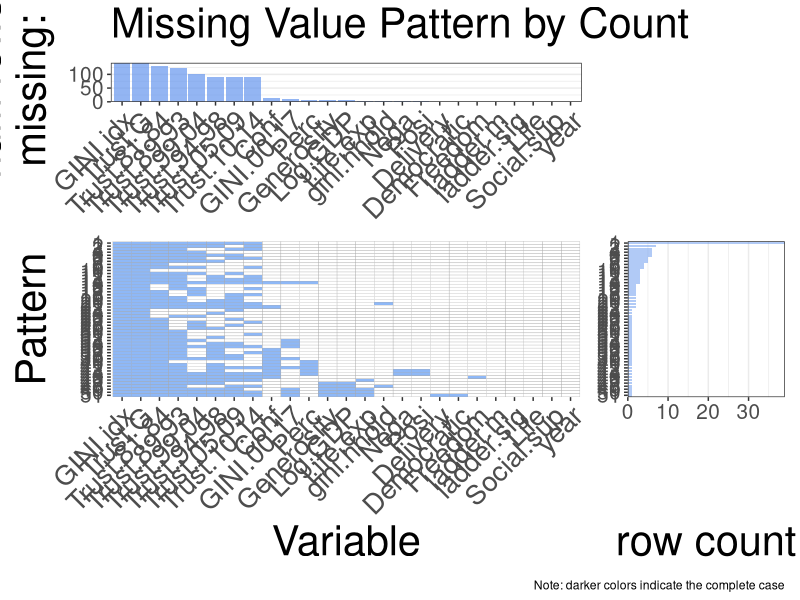
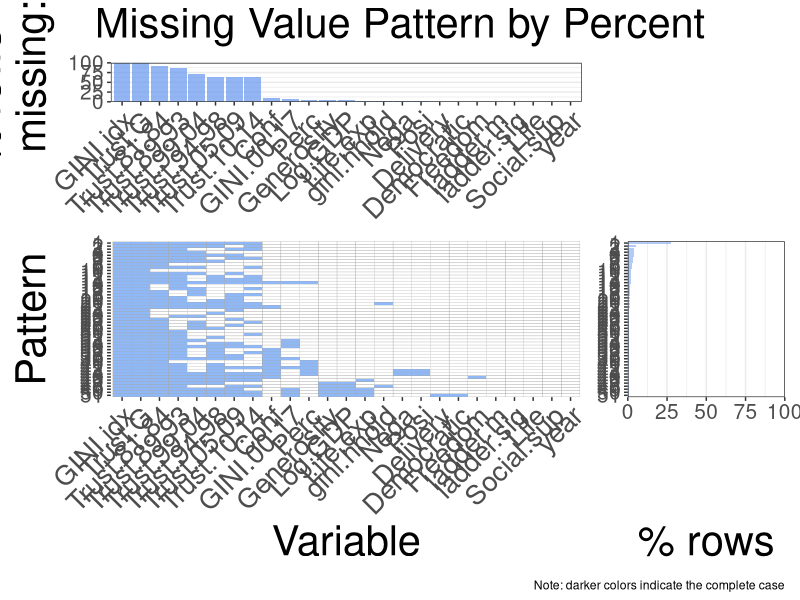

Here is the R script that generated these plots, in order:
## ---- chunk 1
plot_missing <- function(data, percent) {
  numvar <- length((colnames(data)))
  numrows <- nrow(data)
  missing_patterns <- data.frame(is.na(data)) %>%
                      group_by_all() %>%
                      count(name = "count", sort = TRUE) %>%
                      ungroup()
  
  missing_patterns$count_per <- missing_patterns$count / sum(missing_patterns$count) * 100
  na_count <-sapply(data, function(y) sum(length(which(is.na(y)))))
  na_count <- data.frame(na_count)
  na_count$features <- row.names(na_count)
  colnames(na_count) <- c('count','features')
  
  na_count$na_per <- na_count$count / numrows * 100
  p1 <- ggplot(data=na_count, aes(x=reorder(features,-count), y=count))+
            geom_bar(stat="identity", fill="cornflowerblue", alpha=0.7)+
            ylab(expression(paste("num rows \n missing:"))) +
            scale_y_continuous(expand = c(0,0)) +
            theme_bw() +
            theme(axis.title.x=element_blank(), panel.grid.major.x = element_blank(), panel.grid.minor.x = element_blank(), axis.text.y = element_text(size = 15), axis.text.x = element_text(size = 20, angle = 45, vjust = 1, hjust = 1), axis.title = element_text(size = 30))
  
  missing_patterns["Pattern"] <- rownames(missing_patterns)
  missing_patterns[1:numvar] <- missing_patterns[1:numvar]*1
  
  numrow <- length(rownames(missing_patterns))
  
  mp_temp <- missing_patterns[1:numvar]
  unique_temp <- apply(mp_temp,1,function(x) length(unique(x)))
  
  for (i in 1:nrow(mp_temp)) {
    if (unique_temp[i] == 1){
      mp_temp[i, ] <- -1
    }
  }
    
  mp_temp["Pattern"] <- missing_patterns["Pattern"]
  mp_gathered <- mp_temp %>% select(1:(numvar+1)) %>% gather(key = "Variable", value = "Missing", 1:numvar)
  
  mp_gathered <- mp_gathered %>% mutate(Pattern = factor(Pattern , levels = c(1:numrow)))
  missing_patterns <- missing_patterns %>% mutate(Pattern = factor(Pattern , levels = c(1:numrow)))
  
  temp <- levels(reorder(na_count$features,-na_count$count))
  
  p2 <- ggplot(mp_gathered, aes(x = factor(Variable, levels=temp), y = fct_rev(Pattern), fill = factor(Missing))) +
    geom_tile(colour = 'dark gray') +
    scale_fill_manual(values = c('0' = 'white', '1' = '#8EB8F7', '-1' = 'gray'))+
    ylab("Pattern")+
    xlab("Variable")+
    theme(legend.position="none", panel.background = element_blank(),axis.text.y = element_text(size = 15), axis.text.x = element_text(size = 20 ,angle = 45, vjust = 1, hjust = 1), axis.title = element_text(size = 30)) 
    
  
  p3 <- ggplot(missing_patterns, aes(x = count, y = fct_rev(Pattern))) +
  geom_bar(stat="identity", fill="cornflowerblue", aes(alpha = Pattern)) +
  scale_alpha_manual(values = (1/unique_temp)) +
  scale_x_continuous(expand = c(0,0)) +
  xlab("row count")+
  theme_bw() +
  theme(legend.position="none", axis.title.y=element_blank(), panel.grid.major.y = element_blank(), panel.grid.minor.y = element_blank(), axis.text = element_text(size = 15), axis.title = element_text(size = 30))
  
  p4 <- ggplot(data=na_count, aes(x=reorder(features,-na_per), y=na_per))+
            geom_bar(stat="identity", fill="cornflowerblue", alpha=0.7)+
            ylab(expression(paste("% rows \n missing:"))) +
            scale_y_continuous(expand = c(0,0), limits = c(0,100)) +
            theme_bw() +
            theme( axis.title.x=element_blank(), panel.grid.major.x = element_blank(),panel.grid.minor.x = element_blank(), axis.text.y = element_text(size = 15), axis.text.x = element_text(size = 20, angle = 45, vjust = 1, hjust = 1), axis.title = element_text(size = 30))
  
  p5 <- ggplot(missing_patterns, aes(x = count_per, y = fct_rev(Pattern))) +
  geom_bar(stat="identity", fill="cornflowerblue", aes(alpha = Pattern)) +
  scale_alpha_manual(values = (1/unique_temp)) +
  scale_x_continuous(expand = c(0,0), limits = c(0,100)) +
  xlab("% rows")+
  theme_bw() +
  theme(legend.position="none", axis.title.y=element_blank(), panel.grid.major.y = element_blank(), panel.grid.minor.y = element_blank(), axis.text = element_text(size = 15), axis.title = element_text(size = 30))
  
  
  if (percent == TRUE){
    p4 + plot_spacer()+  p2 + p5 + plot_layout(ncol = 2,widths = c(15, 5),heights=c(5,20)) + plot_annotation(title = 'Missing Value Pattern by Percent', caption = 'Note: darker colors indicate the complete case', theme = theme(plot.title = element_text(size = 30, hjust = 0.5)))
  }
  else{
    p1 + plot_spacer()+  p2 + p3 + plot_layout(ncol = 2,widths = c(15, 5),heights=c(5,20)) + plot_annotation(title = 'Missing Value Pattern by Count', caption = 'Note: darker colors indicate the complete case', theme = theme(plot.title = element_text(size = 30, hjust = 0.5)))
}
  }

## ---- chunk 2
library(tidyverse)
library(patchwork)
library(ggplot2)
X2018_Sample <- read.csv("2018_Sample.csv")
X2018_Sample <- X2018_Sample[,2:length((colnames(X2018_Sample)))]
numvar <- length((colnames(X2018_Sample)))
numrows <- nrow(X2018_Sample)

cat("Number of variables", numvar,".  Num of observations", numrows )


## ---- chunk 3
colSums(is.na(X2018_Sample)) %>%
  sort(decreasing = TRUE)
## ---- chunk 4
plot_missing(X2018_Sample, percent = FALSE)
plot_missing(X2018_Sample, percent = TRUE)

